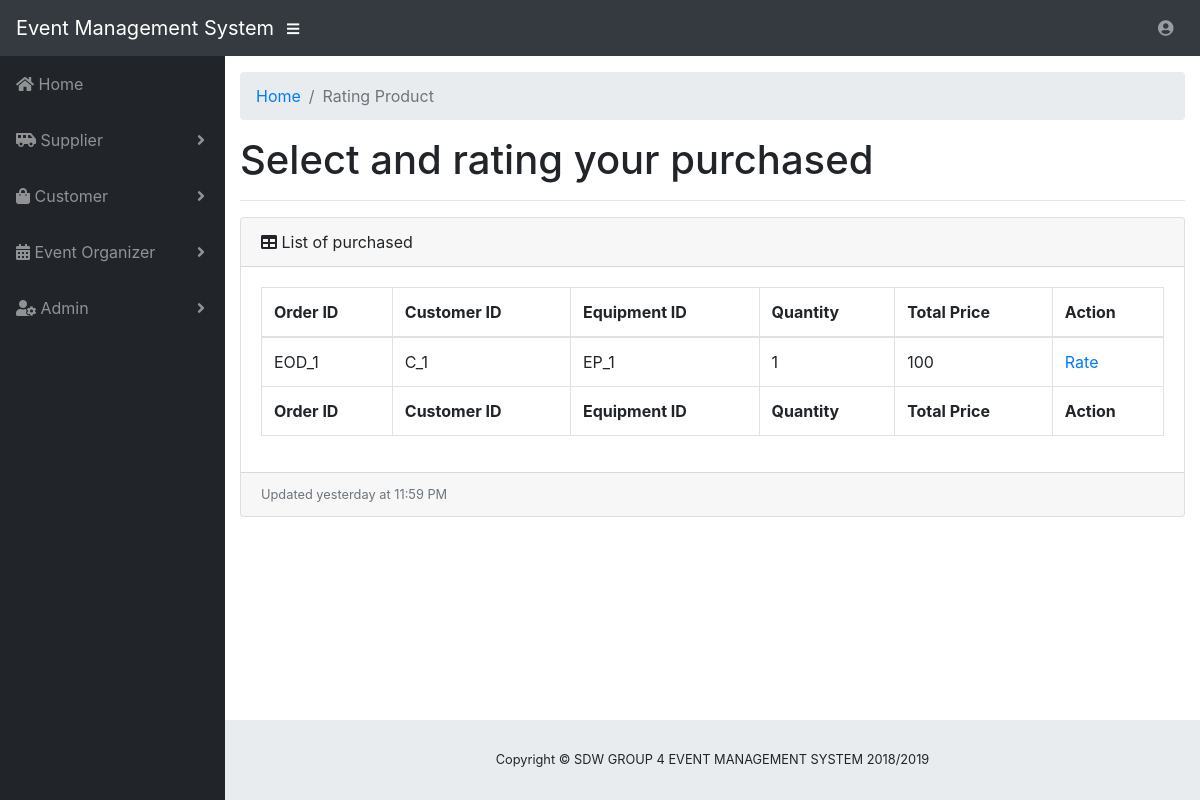
Before: /ApplicationLayer/UserView/cRating.php?id=C_1 with the older database file.
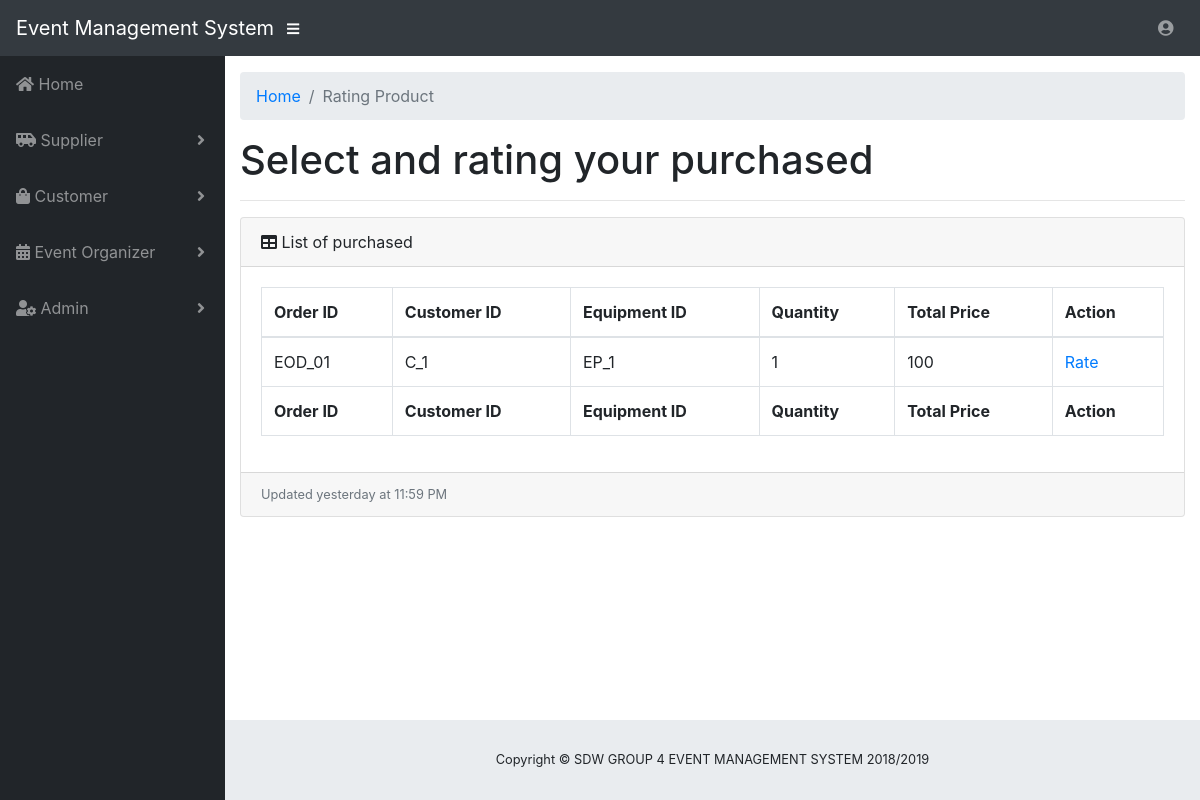
After: the same page with the newer database file.
### tables this page shows
CREATE TABLE `equipment_order` (
  `EOd_orderID` varchar(200) NOT NULL,
  `C_customerID` varchar(200) NOT NULL,
  `EQ_equipmentID` varchar(200) NOT NULL,
  `EOd_quantity` int(11) NOT NULL,
  `EOd_totalPrice` float NOT NULL
);

### BusinessServiceLayer/UserM/cRatingModel.php (called while the page is built, shortened)
<?php
include '../../libs/connection.php';
if(isset($_GET["id"])){
$id1=$_GET['id'];
$sql = " SELECT * FROM Equipment_Order WHERE C_customerID='$id1'";
$result = $conn->query($sql);
}
?>

### BusinessServiceLayer/UserC/cRatingController.php (called while the page is built, shortened)
<?php
include '../../BusinessServiceLayer/UserM/cRatingModel.php';
?>

### ApplicationLayer/UserView/cRating.php (the view, shortened to what the changed rows need)
<!DOCTYPE html>
<html lang="en">
  <head>
    <link href="../../libs/vendor/bootstrap/css/bootstrap.min.css" rel="stylesheet">
    <link href="../../libs/vendor/fontawesome-free/css/all.min.css" rel="stylesheet" type="text/css">
    <link href="../../libs/vendor/datatables/dataTables.bootstrap4.css" rel="stylesheet">
    <link href="../../libs/css/sb-admin.css" rel="stylesheet">
  </head>
  <body id="page-top">
    <div id="wrapper">
      <div id="content-wrapper">
        <div class="container-fluid">
          <h1>Select and rating your purchased</h1>
   <div class="card mb-3">
            <div class="card-body">
              <div class="table-responsive">
                <table class="table table-bordered" id="dataTable" width="100%" cellspacing="0">
                  <thead>
                    <tr>
                      <th>Order ID</th>
                      <th>Customer ID</th>
                      <th>Equipment ID</th>
                      <th>Quantity</th>
                      <th>Total Price</th>
                      <th>Action</th>
                    </tr>
                  </thead>
                  <tfoot>
                    <tr>
                     <th>Order ID</th>
                      <th>Customer ID</th>
                      <th>Equipment ID</th>
                      <th>Quantity</th>
                      <th>Total Price</th>
                      <th>Action</th>
                    </tr>
                  </tfoot>
                  <tbody>
                     <?php
                 include '../../BusinessServiceLayer/UserC/cRatingController.php';
              if ($result->num_rows > 0) {
    while($row = $result->fetch_assoc()) {
echo "<tr><td>".$row["EOd_orderID"]. "</td><td> " . $row["C_customerID"]. "</td> <td>" .$row["EQ_equipmentID"]."</td><td>".$row["EOd_quantity"]. "</td><td>".$row["EOd_totalPrice"]."</td><td><a href='#' data-toggle='modal' data-target='#ratingModal'>Rate</a></td></tr>";
    }
}
                    ?>
                  </tbody>
                </table>
              </div>
            </div>
          </div>
        </div>
      </div>
    </div>
<link href="https://stackpath.bootstrapcdn.com/font-awesome/4.7.0/css/font-awesome.min.css" rel="stylesheet">
             </body>
</html>

Changed rows visible on the page:
removed equipment_order: EOd_orderID "EOD_1", C_customerID "C_1", EQ_equipmentID "EP_1", EOd_quantity "1", EOd_totalPrice "100"
added equipment_order: EOd_orderID "EOD_01", C_customerID "C_1", EQ_equipmentID "EP_1", EOd_quantity "1", EOd_totalPrice "100"
